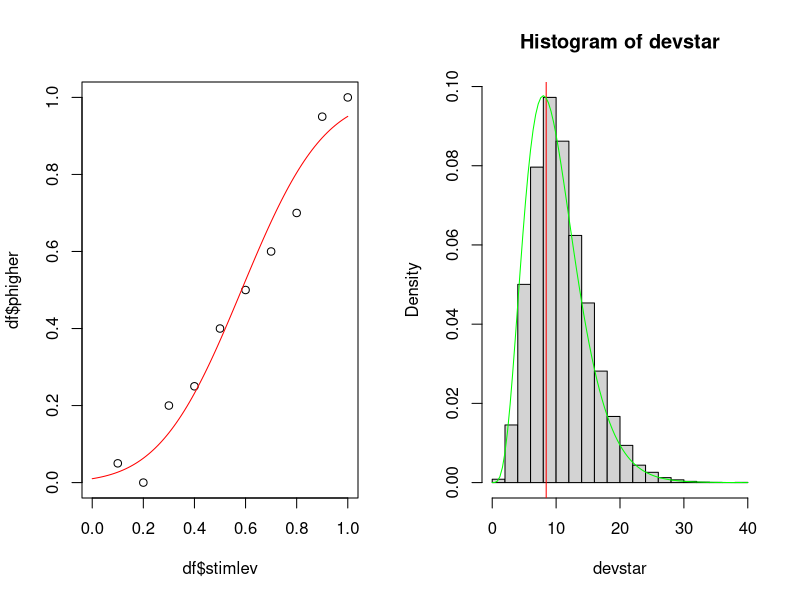

The R script that drew this image:
# deviance.R  Illustrate a goodness of fit test for a psychometric function

rm( list=ls() )

# make up some behavioural data for a discrimination task
df <- data.frame( stimlev=seq( 0.1, 1.0, by=0.1 ),                  # stimulus levels
                  ntrials=rep( 20, times=10 ),                      # number of trials at each stimulus level
                  nhigher=c( 1, 0, 4, 5, 8, 10, 12, 14, 19, 20 ) )  # number of trials where the observer responded "higher"
df$phigher <- df$nhigher / df$ntrials                               # 'nhigher' expressed as a proportion

# choose the form of the psychometric function
psyfn <- function( x, mu, sigma )
    pnorm( x, mu, sigma )

# define a function to calculate the log likelihood of a dataset
loglike <- function( nhigher, ntrials, phigher )
    sum(log( dbinom( nhigher, ntrials, phigher ) ))

# define a maximum likelihood objective function
# - note that this is the same objective function we used in previous scripts,
#   formulated using the loglike() function
obj <- function( p, data )
    -loglike( data$nhigher, data$ntrials, psyfn( data$stimlev, p[1], p[2] ) )

# fit the objective function
pinit <- c( 0.5, 0.2 )                          # initial guess
phat <- optim( pinit, obj, NULL, data=df )$par  # find parameters of best fit

# show data and fitted function
par( mfrow=c(1,2) )
plot( df$stimlev, df$phigher, col='black', xlim=c(0,1), ylim=c(0,1) )
curve( psyfn( x, phat[1], phat[2] ), col='red', add=TRUE )

# get fitted probabilities
pfit <- psyfn( df$stimlev, phat[1], phat[2] )

# define a function that gives the deviance of a dataset
devfn <- function( nhigher )
    2*( loglike( nhigher, df$ntrials, nhigher/df$ntrials ) -   # log likelihood of perfect fit
        loglike( nhigher, df$ntrials, pfit ) )                 # log likelihood of actual fit

# find the deviance of the actual data
dev <- devfn( df$nhigher )

# find distribution of deviance
devn <- 10000
devstar <- rep( NaN, devn )
for (i in 1:devn) {
    
    # resample data
    dfstar <- df
    dfstar$nhigher <- rbinom( nrow(dfstar), dfstar$ntrials, pfit )
    dfstar$phigher <- dfstar$nhigher / dfstar$ntrials

    # find deviance of resampled data
    devstar[i] <- devfn( dfstar$nhigher )
    
}

# or instead of the for loop, we can use just this one line
# devstar <- replicate( 1000, devfn( rbinom( nrow(df), df$ntrials, pfit ) ) )

# show distribution of deviance
hist( devstar, breaks=25, probability=TRUE )
abline( v=dev, col='red' )

# find the p level of the deviance of the actual data
plevel = mean( devstar > dev )
print(sprintf('plevel = %.4f',plevel))

# show asymptotic distribution of deviance; limit as number of stimulus levels --> Inf  (Wichmann & Hill, 2001a, p. 1303)
curve( dchisq( x, df=nrow(df) ), col='green', add=TRUE )
